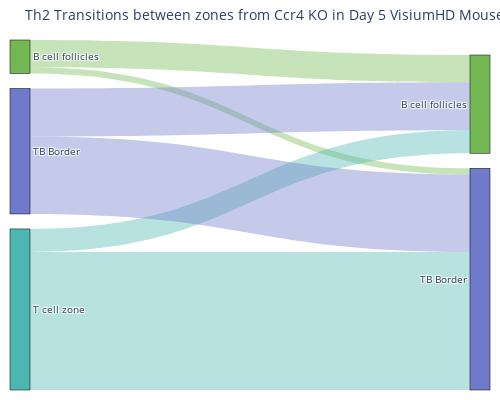

The notebook cell this image was saved under:
### Code cell
chart.adata.obs['banksy_cluster'] = chart.adata.obs['banksy_cluster'].astype('category')
chart.adata.obs['banksy_cluster'] = chart.adata.obs['banksy_cluster'].cat.remove_unused_categories()
chart.adata.obs['transition'] = chart.adata.obs['transition'].astype('category')
chart.adata.obs['transition']=chart.adata.obs['transition'].cat.remove_unused_categories()

df = chart.adata.obs[['banksy_cluster', 'transition']].copy()
counts = df.groupby(['banksy_cluster', 'transition']).size().unstack(fill_value=0)

plot_sankey_from_counts(
    df, counts, 
    f"Th2 Transitions between zones from Ccr4 KO\nin Day 5 VisiumHD Mouse Lymph Node", 
    f'figures/mouse_lymph1_{goi}KO_transitions_Th2.svg', 
    color_dict=color_dict
)

# if counts.empty:
#     # Create empty DataFrame with same index and columns
#     counts = pd.DataFrame(0, index=counts.index, columns=counts.columns)
# elif len(counts.index) != len(counts.columns):
#     # Add missing rows/columns with zeros
#     all_labels = sorted(set(counts.index) | set(counts.columns))
#     counts = counts.reindex(index=all_labels, columns=all_labels, fill_value=0)

# plt.figure(figsize=(3,3), dpi=300)
# sns.heatmap(
#     counts,
#     annot=True,
#     fmt='d',  # Changed to integer format
#     cmap='Blues',
#     linewidths=0.5,
#     linecolor='white',
#     cbar=False,
#     square=True,
#     annot_kws={"size": 6}
# )

# plt.title(f"Th2 Transitions between zones from Ccr4 KO\nin Day 5 VisiumHD Mouse Lymph Node", fontsize=8)
# plt.xlabel("Transition Label", fontsize=6)
# plt.ylabel("Original", fontsize=6)
# plt.xticks(rotation=45, ha='right', fontsize=6)
# plt.yticks(rotation=0, fontsize=6)

# plt.tight_layout()
# plt.savefig(f'figures/mouse_lymph1_{goi}KO_transitions_Th2.svg', format='svg', dpi=300, bbox_inches='tight', transparent=True)
# plt.show()

### Figure 1 — Plotly figure (JSON) as saved in the notebook; plotly's stock layout.template omitted (floating-point values rounded to 4 significant figures)
{"data": [{"link": {"color": ["rgba(116,184,84,0.4)", "rgba(116,184,84,0.4)", "rgba(76,182,175,0.4)", "rgba(76,182,175,0.4)", "rgba(111,123,202,0.4)", "rgba(111,123,202,0.4)"], "source": [0, 0, 1, 1, 2, 2], "target": [3, 4, 3, 4, 3, 4], "value": [13, 3, 11, 66, 23, 37]}, "node": {"color": ["#74b854", "#4cb6af", "#6f7bca", "#74b854", "#6f7bca"], "label": ["B cell follicles", "T cell zone", "TB Border", "B cell follicles", "TB Border"], "line": {"color": "black", "width": 0.5}, "pad": 15, "thickness": 20, "x": [0, 0, 0, 1, 1]}, "type": "sankey"}], "layout": {"autosize": false, "font": {"size": 10}, "height": 400, "margin": {"b": 10, "l": 10, "r": 10, "t": 40}, "title": {"text": "Th2 Transitions between zones from Ccr4 KO\nin Day 5 VisiumHD Mouse Lymph Node"}, "width": 500}}
